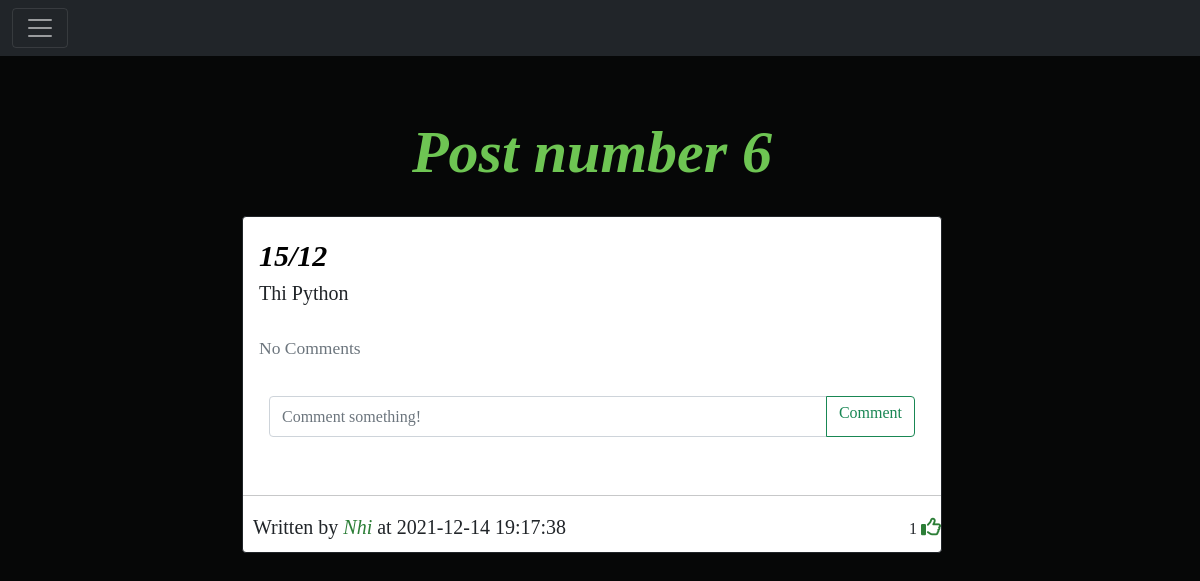
The page /post/6 (signed in) on the database as committed earlier.
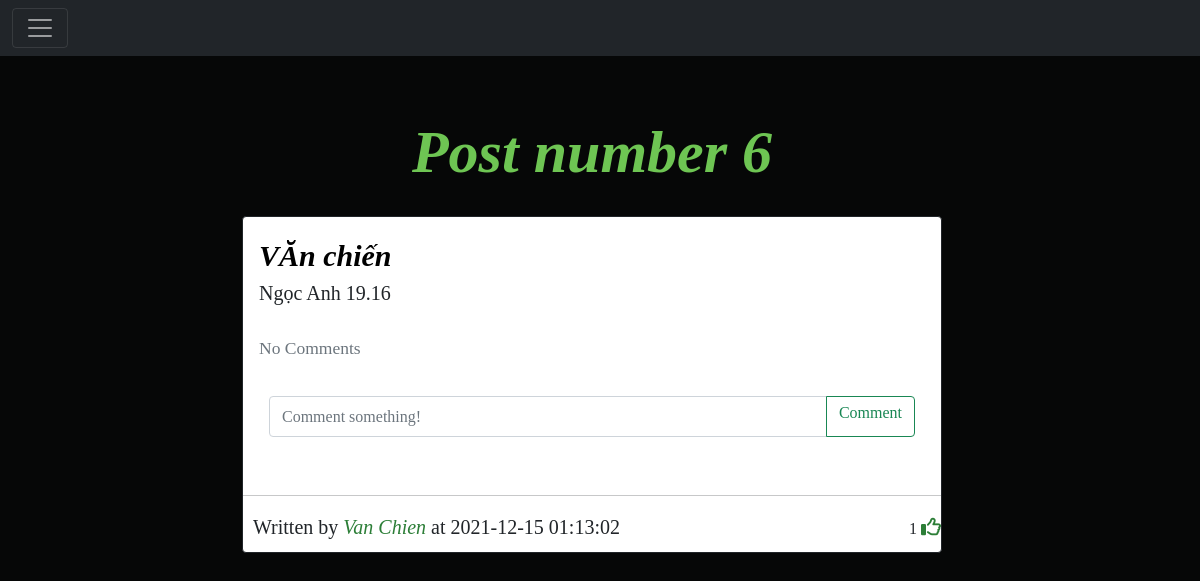
The same page on the database as committed later.
### Website/models.py (models this page shows)
class Post(db.Model):
    id = db.Column(db.Integer, primary_key=True)
    title = db.Column(db.Text, nullable=False)
    text = db.Column(db.Text, nullable=False)
    date_created = db.Column(db.DateTime(timezone=True), default=func.now())
    author = db.Column(db.Integer, db.ForeignKey(
        'user.id', ondelete="CASCADE"), nullable=False)
    comments = db.relationship('Comment', backref='post', passive_deletes=True)
    likes = db.relationship('Like', backref='post', passive_deletes=True)

class User(db.Model, UserMixin):
    id = db.Column(db.Integer, primary_key=True)
    email = db.Column(db.String(150), unique=True)
    username = db.Column(db.String(150), unique=True)
    password = db.Column(db.String(150))
    date_created = db.Column(db.DateTime(timezone=True), default=func.now())
    posts = db.relationship('Post', backref='user', passive_deletes=True)
    comments = db.relationship('Comment', backref='user', passive_deletes=True)
    likes = db.relationship('Like', backref='user', passive_deletes=True)
    followed = db.relationship('Follow', foreign_keys=[Follow.follower_id], backref=db.backref('follower', lazy='joined'), lazy=True, cascade='all, delete-orphan')
    followers = db.relationship('Follow', foreign_keys=[Follow.followed_id], backref=db.backref('followed', lazy='joined'), lazy=True, cascade='all, delete-orphan')

### Website/views.py (the view)
@views.route("/post/<post_id>")
@login_required
def post(post_id):
    post = Post.query.filter_by(id=post_id).first()
    if not post:
        flash("Post does not exist.", category='error')
    return render_template('post.html', user= current_user, post= post)

### Website/__init__.py (called while the page is built)
def create_app():
    app = Flask(__name__)
    app.config['SECRET_KEY'] = "helloworld"
    app.config['SQLALCHEMY_DATABASE_URI'] = f'sqlite:///{DB_NAME}'
    db.init_app(app)
    from .views import views
    from .auth import auth
    app.register_blueprint(views, url_prefix="/")
    app.register_blueprint(auth, url_prefix="/")
    from .models import User, Post, Comment,Like,Follow
    create_database(app)
    login_manager = LoginManager()
    login_manager.login_view = "auth.login"
    login_manager.init_app(app)
    @login_manager.user_loader
    def load_user(id):
        return User.query.get(int(id))
    return app

### Website/templates/post.html (shortened to what this page needs)
{% extends "posts_div.html" %}
{% block content%}
<div  class="posts">
<h1 align="center">Post number {{post.id}}</h1>
<div class="card border-dark">
    <div class="card-body">
      <div class="card-text">
        <a class="post-title" href="/post/{{post.id}}">{{post.title}}</a>
        <p class="post-test">{{post.text}}</p>
      </div>
      <br />
      <p class="card-text">
        {% if post.comments|length > 0 %}
        <a data-bs-toggle="collapse" href="#comments-{{post.id}}" role="button">
          <small>View {{post.comments|length}} Comments</small>
        </a>
        {% else %}
        <small class="text-muted">No Comments</small>
        {% endif %}
      </p>
      <br>
      <form
        class="input-group mb-3"
        method="POST"
        action="/create-comment/{{post.id}}"
      >
        <input
          type="text"
          id="text"
          name="text"
          class="form-control"
          placeholder="Comment something!"
        />
        <button class="btn btn-outline-success" type="submit"><h6>Comment</h6></button>
      </form>
    </div>
    <hr>
    <div class="item">
      <div class="d-flex align-items-center justify-content-between">
        <p>Written by <a list-style = "none" class="" href="/profile/{{post.user.username}}"> {{post.user.username}}</a> at {{post.date_created}}</p>
        <div>
          {{ post.likes|length }}
            {% if user.id in post.likes|map(attribute="author")|list %}
            <a href="/like-post/{{post.id}}">
            <i class="fas fa-thumbs-up"></i>
          </a>
            {% else %}
            <a href="/like-post/{{post.id}}">
              <i class="far fa-thumbs-up"></i>
             </a>
            {% endif %}
          </div>
  </div>
  </div>
    </div>
  <br/>
</div>
{%endblock%}

Rows that differ between the two databases and show on the page:
no longer on this page (row unchanged): User: user.username "Nhi"
changed Post id 6: title "15/12" → "VĂn chiến"; text "Thi Python" → "Ngọc Anh 19.16"; date_created "2021-12-14 19:17:38" → "2021-12-15 01:13:02"
added User: user.username "Van Chien"
